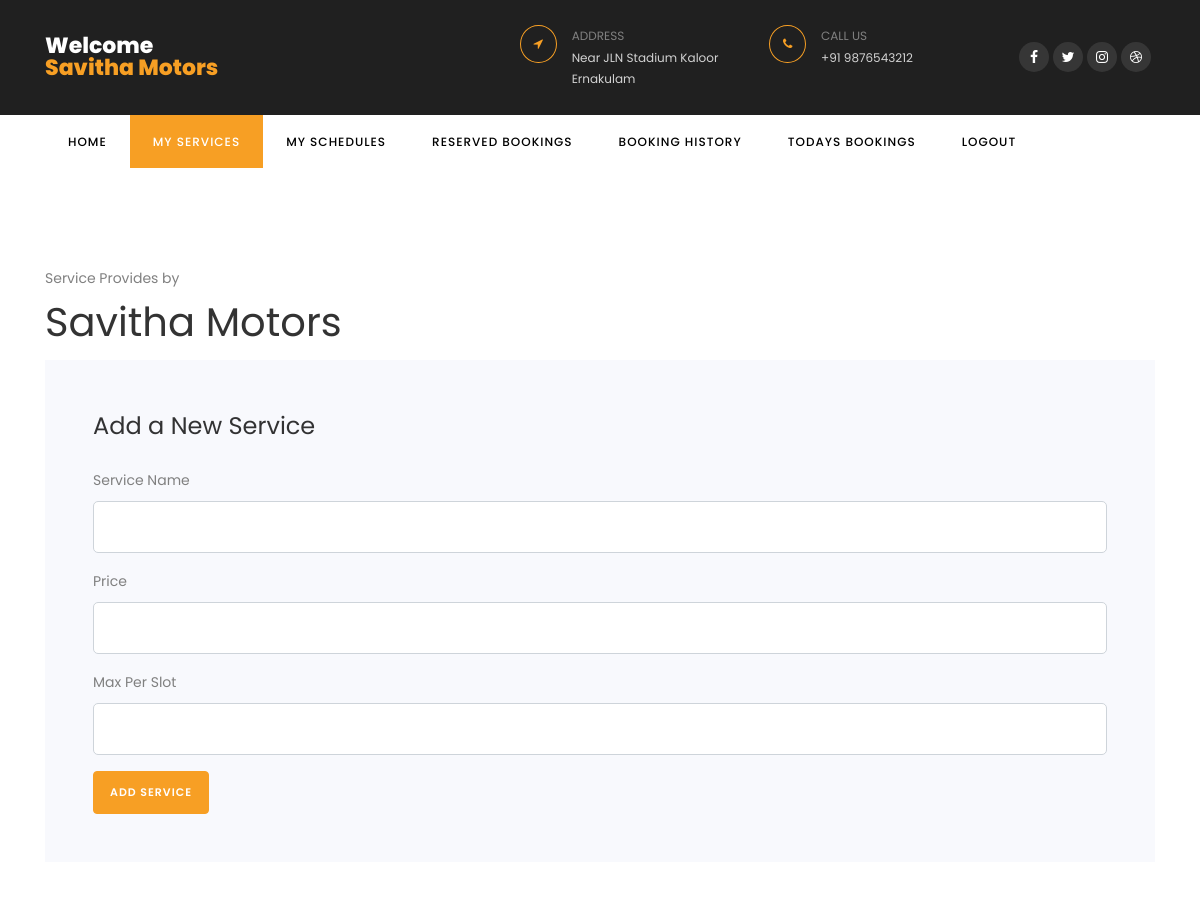
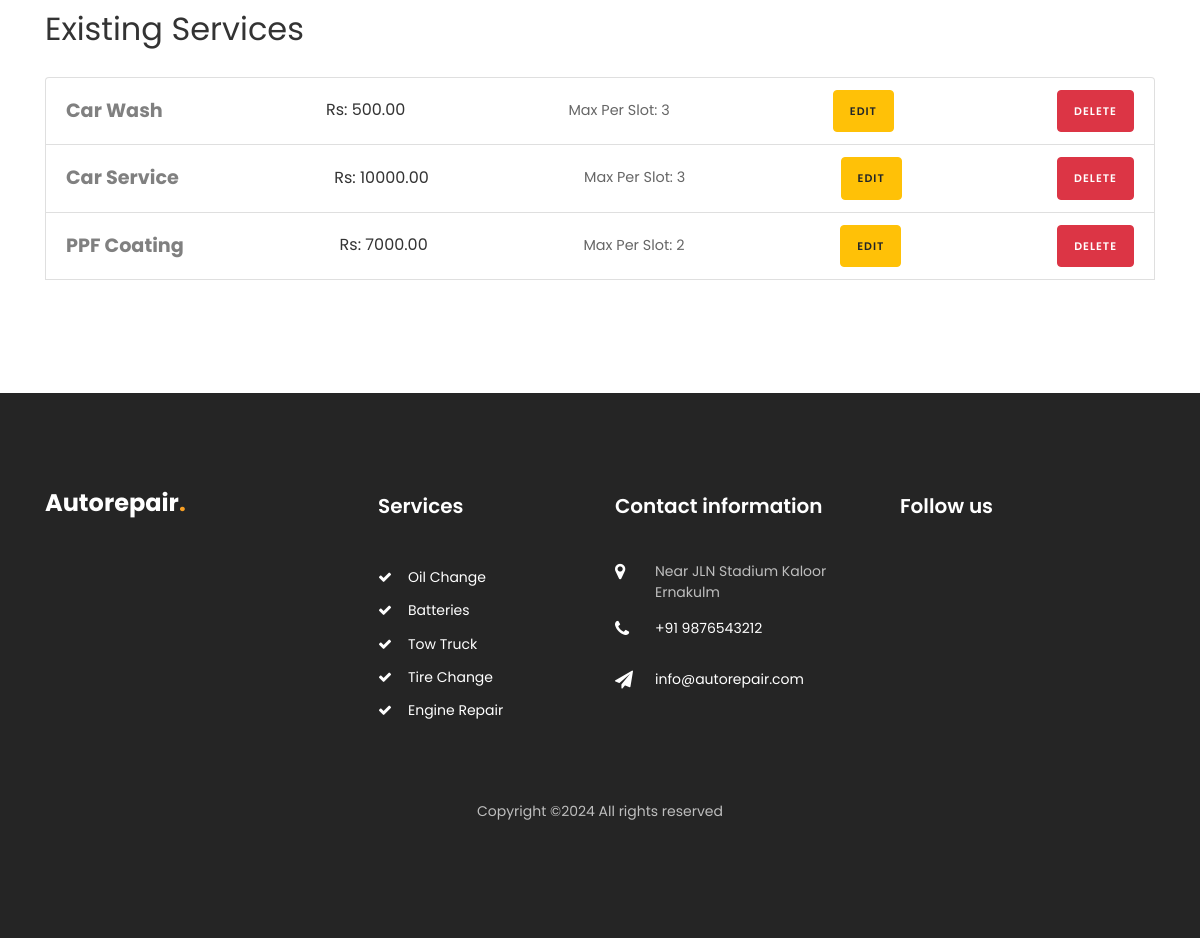
The page /garage_services/ (signed in) on the database its author committed (2 pictures, top to bottom).
### car/models.py (models this page shows, shortened)
class User(AbstractBaseUser, PermissionsMixin):
    username = models.CharField(max_length=150, unique=True)
    email = models.EmailField(unique=True)
    phone = models.CharField(max_length=12)
    role = models.CharField(max_length=50, blank=True, null=True)
    is_staff = models.BooleanField(default=False)
    is_active = models.BooleanField(default=True)
    groups = models.ManyToManyField(Group, related_name='custom_user_groups')
    user_permissions = models.ManyToManyField(Permission, related_name='custom_user_permissions')
    objects = CustomUserManager()
    USERNAME_FIELD = 'email'
    REQUIRED_FIELDS = ['username']

class GarageService(models.Model):
    garage = models.ForeignKey(Garage, on_delete=models.CASCADE, related_name='services')
    service_name = models.CharField(max_length=255)
    price = models.DecimalField(max_digits=10, decimal_places=2)
    max_per_slot = models.PositiveIntegerField()

### car/views.py (the view, shortened to what this page needs)
# urls.py: path('garage_services/', views.garage_services, name='garage_services'),
@login_required
def garage_services(request):
    garage = get_object_or_404(Garage, user=request.user)
    services = GarageService.objects.filter(garage=garage)
    return render(request, 'garage_services.html', {
        'services': services,
        'garage': garage,  # Ensure this is passed to the template
    })

### templates/garage_services.html (shortened to what this page needs)
{% load static %}
<!DOCTYPE html>
<html lang="en">
  <head>
    <link rel="stylesheet" href="https://stackpath.bootstrapcdn.com/font-awesome/4.7.0/css/font-awesome.min.css">
    <link rel="stylesheet" href="{% static 'css/animate.css' %}">
    <link rel="stylesheet" href="{% static 'css/owl.carousel.min.css' %}">
    <link rel="stylesheet" href="{% static 'css/owl.theme.default.min.css' %}">
    <link rel="stylesheet" href="{% static 'css/magnific-popup.css' %}">
    <link rel="stylesheet" href="{% static 'css/bootstrap-datepicker.css' %}">
    <link rel="stylesheet" href="{% static 'css/jquery.timepicker.css' %}">
    <link rel="stylesheet" href="{% static 'css/flaticon.css' %}">
    <link rel="stylesheet" href="{% static 'css/style.css' %}">
  </head>
  <body>
		<div class="wrap">
	    <div class="container">
				<div class="row justify-content-between">
					<div class="col-md-3 d-flex align-items-center">
						<a class="navbar-brand" href="/">Welcome<br><span>{{ user.username }}</span></a>
					</div>
					<div class="col-md-7">
						<div class="row">
							<div class="col">
								<div class="top-wrap d-flex">
									<div class="icon d-flex align-items-center justify-content-center"><span class="fa fa-location-arrow"></span></div>
									<div class="text"><span>Address</span><span>Near JLN Stadium Kaloor Ernakulam</span></div>
								</div>
							</div>
							<div class="col">
								<div class="top-wrap d-flex">
									<div class="icon d-flex align-items-center justify-content-center"><span class="fa fa-phone"></span></div>
									<div class="text"><span>Call us</span><span>+91 9876543212</span></div>
								</div>
							</div>
							<div class="col-md-3 d-flex justify-content-end align-items-center">
								<div class="social-media">
					    		<p class="mb-0 d-flex">
					    			<a href="#" class="d-flex align-items-center justify-content-center"><span class="fa fa-facebook"><i class="sr-only">Facebook</i></span></a>
					    			<a href="#" class="d-flex align-items-center justify-content-center"><span class="fa fa-twitter"><i class="sr-only">Twitter</i></span></a>
					    			<a href="#" class="d-flex align-items-center justify-content-center"><span class="fa fa-instagram"><i class="sr-only">Instagram</i></span></a>
					    			<a href="#" class="d-flex align-items-center justify-content-center"><span class="fa fa-dribbble"><i class="sr-only">Dribbble</i></span></a>
					    		</p>
				        </div>
							</div>
						</div>
					</div>
				</div>
			</div>
		</div>
		<nav class="navbar navbar-expand-lg navbar-dark ftco_navbar bg-dark ftco-navbar-light" id="ftco-navbar">
	    <div class="container">
	      <div class="collapse navbar-collapse" id="ftco-nav">
	        <ul class="navbar-nav mr-auto">
	        	<li class="nav-item"><a href="{% url 'garage_index' %}" class="nav-link">Home</a></li>
	        	<li class="nav-item active"><a href="{% url 'garage_services' %}" class="nav-link">My Services</a></li>
                <li class="nav-item"><a href="{% url 'my_schedules' %}" class="nav-link">My Schedules</a></li>
                <li class="nav-item"><a href="{% url 'reserved_bookings' garage_id=garage.id %}" class="nav-link">Reserved Bookings</a></li>
                <li class="nav-item"><a href="{% url 'booking_history' %}" class="nav-link">Booking History</a></li>
                <li class="nav-item"><a href="{% url 'todays_bookings' %}" class="nav-link">Todays Bookings</a></li>
                <li class="nav-item"><a href="/" class="nav-link">Logout</a></li>
	        </ul>
	      </div>
	    </div>
	  </nav>
    <section class="ftco-section">
      <div class="container">
          <span>Service Provides by</span><h1>{{ user.username }}</h1>
          <form method="post" action="{% url 'add_service' %}" class="bg-light p-5">
              <h4 class="mb-4">Add a New Service</h4>
              <div class="form-group">
                  <label for="service_name">Service Name</label>
                  <input type="text" id="service_name" name="service_name" class="form-control" required>
              </div>
              <div class="form-group">
                  <label for="price">Price</label>
                  <input type="number" id="price" name="price" class="form-control" step="0.01" required>
              </div>
              <div class="form-group">
                  <label for="max_per_slot">Max Per Slot</label>
                  <input type="number" id="max_per_slot" name="max_per_slot" class="form-control" required>
              </div>
              <button type="submit" class="btn btn-primary">Add Service</button>
          </form>
          <h2 class="mb-4 mt-5">Existing Services</h2>
          <ul class="list-unstyled">
              {% for service in services %}
              <li class="list-group-item">
                  <div class="service-info">
                      <strong>{{ service.service_name }}</strong>
                      <span class="price">Rs: {{ service.price }}</span>
                      <span class="max-per-slot">Max Per Slot: {{ service.max_per_slot }}</span>
                      <a href="#" class="btn btn-warning btn-sm" data-toggle="modal" data-target="#editModal{{ service.id }}">Edit</a>
                      <form method="post" action="{% url 'delete_service' service.id %}" style="display:inline;">
                          <button type="submit" class="btn btn-danger btn-sm">Delete</button>
                      </form>
                  </div>
              </li>
              {% empty %}
              <li>No services available.</li>
              {% endfor %}
          </ul>
      </div>
  </section>
    <footer class="footer ftco-section">
      <div class="container">
        <div class="row mb-5">
          <div class="col-md-6 col-lg">
            <div class="ftco-footer-widget mb-4">
              <h2 class="logo"><a href="/">Autorepair<span>.</span></a></h2>
            </div>
          </div>
          <div class="col-md-6 col-lg">
            <div class="ftco-footer-widget mb-4 ml-md-5">
              <h2 class="ftco-heading-2">Services</h2>
              <ul class="list-unstyled">
                <li><a href="#" class="py-1 d-block"><span class="fa fa-check mr-3"></span>Oil Change</a></li>
                <li><a href="#" class="py-1 d-block"><span class="fa fa-check mr-3"></span>Batteries</a></li>
                <li><a href="#" class="py-1 d-block"><span class="fa fa-check mr-3"></span>Tow Truck</a></li>
                <li><a href="#" class="py-1 d-block"><span class="fa fa-check mr-3"></span>Tire Change</a></li>
                <li><a href="#" class="py-1 d-block"><span class="fa fa-check mr-3"></span>Engine Repair</a></li>
              </ul>
            </div>
          </div>
          <div class="col-md-6 col-lg">
            <div class="ftco-footer-widget mb-4">
            	<h2 class="ftco-heading-2">Contact information</h2>
            	<div class="block-23 mb-3">
	              <ul>
	                <li><span class="icon fa fa-map-marker"></span><span class="text">Near JLN Stadium Kaloor Ernakulm</span></li>
	                <li><a href="#"><span class="icon fa fa-phone"></span><span class="text">+91 9876543212</span></a></li>
	                <li><a href="#"><span class="icon fa fa-paper-plane"></span><span class="text">info@autorepair.com</span></a></li>
	              </ul>
	            </div>
            </div>
          </div>
          <div class="col-md-6 col-lg">
             <div class="ftco-footer-widget mb-4">
              <h2 class="ftco-heading-2">Follow us</h2>
              <div class="opening-hours">
				<p class="mb-0 d-flex">
					<ul class="ftco-footer-social list-unstyled float-md-left float-lft mt-4">
					</ul>
				</p>
              </div>
            </div>
          </div>
        </div>
        <div class="row">
          <div class="col-md-12 text-center">
            <p>
  Copyright &copy;<script>document.write(new Date().getFullYear());</script> All rights reserved
  </p>
          </div>
        </div>
      </div>
    </footer>
  </body>
</html>

### templates/garage_services.html (style rules this page uses)
.service-info { display: flex; justify-content: space-between; align-items: center; }
.service-info strong { font-size: 1.2rem; }
.service-info .price { font-size: 1rem; color: #333; }
.service-info .max-per-slot { font-size: 0.9rem; color: #666; }

### rows shown on the page
User: username "Savitha Motors"
GarageService: service_name "Car Wash", price "500.00", max_per_slot "3"
GarageService: service_name "Car Service", price "10000.00", max_per_slot "3"
GarageService: service_name "PPF Coating", price "7000.00", max_per_slot "2"
